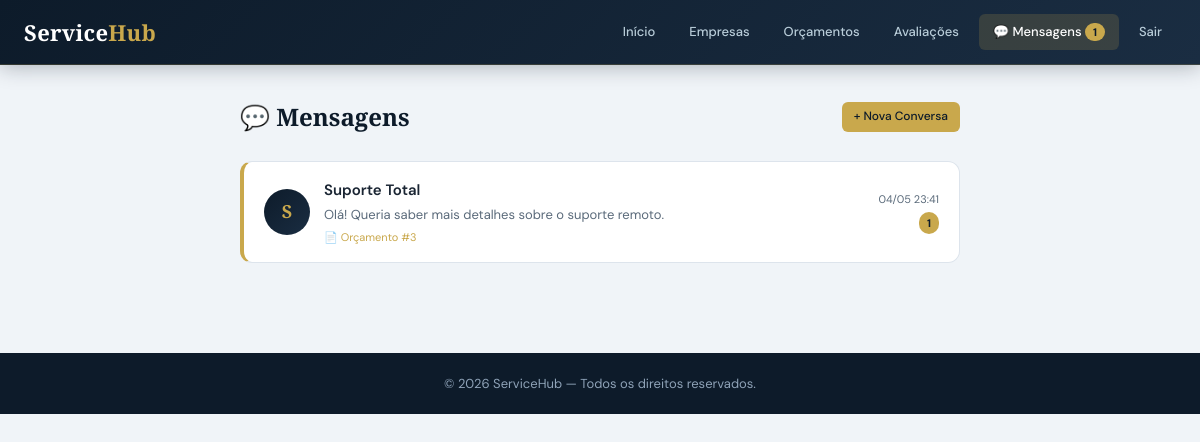
Page /chat/index.php (signed in) on the committed database.
### tables this page shows
CREATE TABLE IF NOT EXISTS conversas (
    id           INT AUTO_INCREMENT PRIMARY KEY,
    cliente_id   INT NOT NULL,
    empresa_id   INT NOT NULL,
    orcamento_id INT NULL COMMENT 'Opcional: chat sobre um orçamento específico',
    created_at   TIMESTAMP DEFAULT CURRENT_TIMESTAMP,
    updated_at   TIMESTAMP DEFAULT CURRENT_TIMESTAMP ON UPDATE CURRENT_TIMESTAMP,
    FOREIGN KEY (cliente_id)   REFERENCES clientes(id)   ON DELETE CASCADE,
    FOREIGN KEY (empresa_id)   REFERENCES empresas(id)   ON DELETE CASCADE,
    FOREIGN KEY (orcamento_id) REFERENCES orcamentos(id) ON DELETE SET NULL,
    UNIQUE KEY uq_conversa (cliente_id, empresa_id)
);

CREATE TABLE empresas (
    id INT AUTO_INCREMENT PRIMARY KEY,
    nome_empresa VARCHAR(100) NOT NULL,
    email VARCHAR(100) NOT NULL UNIQUE,
    senha VARCHAR(255) NOT NULL,
    cnpj VARCHAR(20) UNIQUE,
    telefone VARCHAR(20),
    endereco TEXT,
    descricao TEXT,
    logo VARCHAR(255),
    site VARCHAR(100),
    status TINYINT DEFAULT 1 COMMENT '1=Ativa, 0=Inativa',
    created_at TIMESTAMP DEFAULT CURRENT_TIMESTAMP,
    updated_at TIMESTAMP DEFAULT CURRENT_TIMESTAMP ON UPDATE CURRENT_TIMESTAMP
);

CREATE TABLE orcamentos (
    id INT AUTO_INCREMENT PRIMARY KEY,
    cliente_id INT NOT NULL,
    servico_id INT,
    empresa_id INT,
    quantidade INT DEFAULT 1,
    valor_total DECIMAL(10,2) NOT NULL DEFAULT 0,
    status ENUM('pendente','aprovado','rejeitado','concluido','expirado') DEFAULT 'pendente',
    observacoes TEXT,
    data_orcamento DATE NOT NULL,
    data_validade DATE,
    created_at TIMESTAMP DEFAULT CURRENT_TIMESTAMP,
    updated_at TIMESTAMP DEFAULT CURRENT_TIMESTAMP ON UPDATE CURRENT_TIMESTAMP,
    FOREIGN KEY (cliente_id) REFERENCES clientes(id) ON DELETE CASCADE,
    FOREIGN KEY (servico_id) REFERENCES servicos(id) ON DELETE SET NULL,
    FOREIGN KEY (empresa_id) REFERENCES empresas(id) ON DELETE SET NULL
);

### includes/auth.php (called while the page is built, shortened)
<?php
function isCliente() {
    return isset($_SESSION['tipo_usuario']) && $_SESSION['tipo_usuario'] === 'cliente';
}

### includes/functions.php (called while the page is built, shortened)
<?php
function formatDate($date, $format = 'd/m/Y') {
    return (new DateTime($date))->format($format);
}

### chat/index.php (the view, shortened to what this page needs)
<?php
require_once '../includes/config.php';
require_once '../includes/auth.php';
require_once '../includes/functions.php';
$is_cliente = isCliente();
$is_empresa = isEmpresa();
if ($is_cliente) {
    $uid = $_SESSION['cliente_id'];
    $stmt = $pdo->prepare("
        SELECT cv.*,
               e.nome_empresa AS outro_nome,
               e.id           AS outro_id,
               o.id           AS orc_id,
               (SELECT COUNT(*) FROM mensagens m
                WHERE m.conversa_id = cv.id AND m.lida = 0 AND m.remetente = 'empresa') AS nao_lidas,
               (SELECT m2.conteudo FROM mensagens m2
                WHERE m2.conversa_id = cv.id ORDER BY m2.created_at DESC LIMIT 1) AS ultima_msg,
               (SELECT m2.created_at FROM mensagens m2
                WHERE m2.conversa_id = cv.id ORDER BY m2.created_at DESC LIMIT 1) AS ultima_data
        FROM conversas cv
        JOIN empresas e ON e.id = cv.empresa_id
        LEFT JOIN orcamentos o ON o.id = cv.orcamento_id
        WHERE cv.cliente_id = ?
        ORDER BY ultima_data DESC");
    $stmt->execute([$uid]);
} else {
    header('Location: ../index.php'); exit;
}
$conversas = $stmt->fetchAll();
$total_nao_lidas = array_sum(array_column($conversas, 'nao_lidas'));
?>
<!DOCTYPE html>
<html lang="pt-BR">
<head>
  <link rel="stylesheet" href="../css/estilo.css">
</head>
<body>
<nav class="dash-nav">
  <div class="inner">
    <div class="logo"><h1>Service<span class="logo-span">Hub</span></h1></div>
    <div class="nav-items">
      <?php if ($is_cliente): ?>
        <a href="../dashboard_cliente.php">Início</a>
        <a href="../clientes/empresas.php">Empresas</a>
        <a href="../orcamentos/index.php">Orçamentos</a>
        <a href="../avaliacoes/index.php">Avaliações</a>
        <a href="index.php" class="active">💬 Mensagens<?= $total_nao_lidas ? " <span class='badge-unread'>$total_nao_lidas</span>" : '' ?></a>
      <?php endif; ?>
      <a href="../logout.php">Sair</a>
    </div>
  </div>
</nav>
<div class="container">
  <div class="chat-list-wrap">
    <div class="page-header">
      <h1>💬 Mensagens</h1>
      <?php if ($is_cliente): ?>
        <a href="../clientes/empresas.php" class="btn btn-primary btn-sm">+ Nova Conversa</a>
      <?php endif; ?>
    </div>
    <?php if (empty($conversas)): ?>
    <div class="empty-state">
      <span class="icon">💬</span>
      <p style="font-size:16px;margin-bottom:8px;">Nenhuma conversa ainda.</p>
      <?php if ($is_cliente): ?>
        <p style="font-size:13px;margin-bottom:18px;">Visite a página de uma empresa para iniciar uma conversa.</p>
        <a href="../clientes/empresas.php" class="btn btn-primary">Explorar Empresas</a>
      <?php else: ?>
        <p style="font-size:13px;">Os clientes poderão iniciar conversas através da página da sua empresa.</p>
      <?php endif; ?>
    </div>
    <?php else: ?>
      <?php foreach ($conversas as $cv): ?>
      <a href="conversa.php?id=<?=$cv['id']?>" class="conv-item <?= $cv['nao_lidas'] > 0 ? 'unread' : '' ?>">
        <div class="conv-avatar"><?= strtoupper(substr($cv['outro_nome'], 0, 1)) ?></div>
        <div class="conv-body">
          <div class="conv-name"><?= htmlspecialchars($cv['outro_nome']) ?></div>
          <div class="conv-preview"><?= $cv['ultima_msg'] ? htmlspecialchars(mb_substr($cv['ultima_msg'], 0, 80)) : 'Nenhuma mensagem ainda.' ?></div>
          <?php if ($cv['orc_id']): ?>
            <div class="conv-orc">📄 Orçamento #<?=$cv['orc_id']?></div>
          <?php endif; ?>
        </div>
        <div class="conv-meta">
          <span class="conv-time"><?= $cv['ultima_data'] ? formatDate($cv['ultima_data'], 'd/m H:i') : '' ?></span>
          <?php if ($cv['nao_lidas'] > 0): ?>
            <span class="badge-unread"><?=$cv['nao_lidas']?></span>
          <?php endif; ?>
        </div>
      </a>
      <?php endforeach; ?>
    <?php endif; ?>
  </div>
</div>
<footer style="background:var(--navy);color:var(--slate);text-align:center;padding:20px;margin-top:48px;font-size:13px;">
  © <?= date('Y') ?> ServiceHub — Todos os direitos reservados.
</footer>
</body>
</html>

### css/estilo.css (style rules this page uses)
:root { --navy: #0d1b2a; --navy-mid: #132033; --navy-soft: #1a2d42; --gold: #c9a84c; --gold-lt: #e2c06e; --gold-dim: rgba(201,168,76,.15); --teal: #1e8a7a; --teal-lt: #26b09c; --red: #c0392b; --red-lt: #e74c3c; --green: #1a7a4a; --green-lt: #27ae60; --slate: #8fa3b8; --slate-lt: #b8ccd8; --surface: #ffffff; --bg: #f0f4f8; --border: #dde4ec; --text: #1a2533; --text-muted:#5a6a7a; --radius-sm: 6px; --radius: 12px; --radius-lg: 18px; --shadow-sm: 0 1px 4px rgba(13,27,42,.08); --shadow: 0 4px 20px rgba(13,27,42,.10); --shadow-lg: 0 12px 40px rgba(13,27,42,.14); --transition: .22s cubic-bezier(.4,0,.2,1); }
*, *::before, *::after { box-sizing: border-box; margin: 0; padding: 0; }
html { font-size: 15px; scroll-behavior: smooth; }
body { font-family: 'DM Sans', system-ui, sans-serif; background: var(--bg); color: var(--text); line-height: 1.65; -webkit-font-smoothing: antialiased; }
h1,h2,h3 { font-family: 'Playfair Display', Georgia, serif; color: var(--navy); }
a { color: var(--gold); text-decoration: none; transition: color var(--transition); }
.container { max-width: 1200px; margin: 0 auto; padding: 32px 24px; }
.logo h1 { font-family: 'Playfair Display', serif; font-size: 22px; color: #fff; letter-spacing: .3px; line-height: 1.2; }
.logo h1 span, .logo-span { color: var(--gold); }
.btn { display: inline-flex; align-items: center; gap: 6px; padding: 9px 18px; border-radius: var(--radius-sm); font-size: 13px; font-weight: 500; font-family: 'DM Sans', sans-serif; cursor: pointer; border: none; transition: all var(--transition); text-decoration: none; white-space: nowrap; background: var(--navy-soft); color: var(--slate-lt); }
.btn-primary { background: var(--gold); color: var(--navy); }
.btn-sm { padding: 5px 12px; font-size: 12px; }

### chat/index.php (style rules this page uses)
.dash-nav { background:linear-gradient(135deg,var(--navy) 0%,var(--navy-soft) 100%);border-bottom:1px solid rgba(201,168,76,.2);position:sticky;top:0;z-index:200;box-shadow:0 2px 20px rgba(13,27,42,.3); }
.dash-nav .inner { max-width:1200px;margin:0 auto;padding:0 24px;display:flex;align-items:center;justify-content:space-between;min-height:64px;flex-wrap:wrap;gap:12px; }
.nav-items { display:flex;gap:6px;flex-wrap:wrap;align-items:center; }
.nav-items a { color:var(--slate-lt);font-size:13px;font-weight:500;padding:7px 14px;border-radius:var(--radius-sm);transition:all var(--transition);text-decoration:none; }
.nav-items a:hover,.nav-items a.active { color:#fff;background:rgba(201,168,76,.18); }
.chat-list-wrap { max-width:720px;margin:0 auto; }
.conv-item { display:flex;align-items:center;gap:14px;background:#fff;border:1px solid var(--border);border-radius:var(--radius);padding:16px 20px;margin-bottom:10px;text-decoration:none;color:var(--text);transition:all var(--transition);cursor:pointer; }
.conv-item.unread { border-left:4px solid var(--gold); }
.conv-avatar { width:46px;height:46px;border-radius:50%;background:linear-gradient(135deg,var(--navy),var(--navy-soft));display:flex;align-items:center;justify-content:center;font-size:18px;font-weight:700;color:var(--gold);flex-shrink:0;font-family:'Playfair Display',serif; }
.conv-body { flex:1;min-width:0; }
.conv-name { font-weight:600;font-size:15px;margin-bottom:2px; }
.conv-preview { font-size:13px;color:var(--text-muted);white-space:nowrap;overflow:hidden;text-overflow:ellipsis; }
.conv-meta { display:flex;flex-direction:column;align-items:flex-end;gap:4px;flex-shrink:0; }
.conv-time { font-size:11px;color:var(--text-muted); }
.badge-unread { background:var(--gold);color:var(--navy);border-radius:100px;font-size:11px;font-weight:700;padding:2px 8px;min-width:20px;text-align:center; }
.conv-orc { font-size:11px;color:var(--gold);margin-top:2px; }
.page-header { display:flex;align-items:center;justify-content:space-between;flex-wrap:wrap;gap:12px;margin-bottom:24px; }
.page-header h1 { font-size:24px; }

### rows in the picture
conversas: empresa.nome_empresa "S", empresa.nome_empresa "Suporte Total", ultima_msg "Olá! Queria saber mais detalhes sobre o suporte remoto.", orcamento "3", ultima_data "04/05 23:41", nao_lidas "1"

### other values in the picture
$total_nao_lidas "1"
